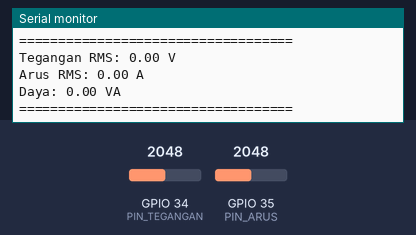
Bench run of a sketch on a simulated ESP32. On the bench: the last lines printed to the serial monitor. Inputs (shaded band) come from the test bench; at power-on: GPIO 34 (PIN_TEGANGAN) = 2048, GPIO 35 (PIN_ARUS) = 2048.

Above: at 1.2 s.
1.3 s: GPIO 34 (PIN_TEGANGAN) set to 2866
2.8 s: GPIO 35 (PIN_ARUS) set to 2866
At 3.8 s:
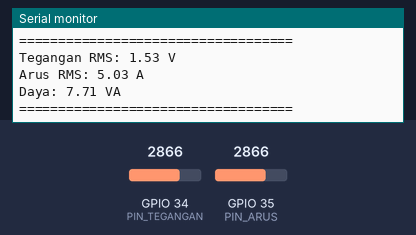
4.3 s: GPIO 34 (PIN_TEGANGAN) set to 3603
At 5.7 s:
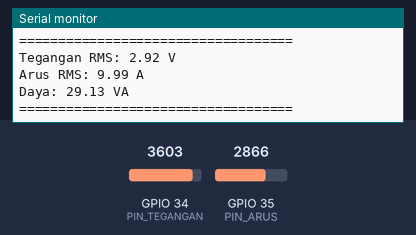
5.8 s: GPIO 35 (PIN_ARUS) set to 3603
At 8.1 s:
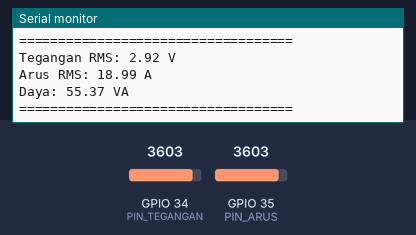
Timing chart, 0 to 8.3 s (numbered marks = the images above; inputs shaded):
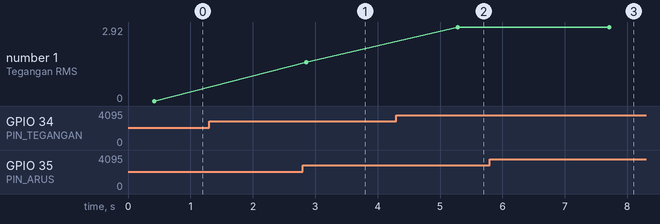

The sketch:

kalibrasi_sensor.ino
```cpp
/*
 * CONTOH KALIBRASI SENSOR
 *
 * Gunakan sketch ini untuk kalibrasi sensor tegangan dan arus
 * Upload ke ESP32, buka Serial Monitor (115200 baud)
 * Bandingkan dengan multimeter untuk mendapatkan sensitivity yang tepat
 */

#include <Arduino.h>

#define PIN_TEGANGAN 34
#define PIN_ARUS 35
#define SAMPLES 1000
#define ADC_RESOLUTION 4095.0
#define ADC_VOLTAGE 3.3

// Sesuaikan nilai ini hingga pembacaan sesuai dengan multimeter
#define TEGANGAN_SENSITIVITY 0.430
#define ARUS_SENSITIVITY 0.066

void setup() {
  Serial.begin(115200);
  Serial.println("\n=== Kalibrasi Sensor ESP32 ===");
  pinMode(PIN_TEGANGAN, INPUT);
  pinMode(PIN_ARUS, INPUT);
}

void loop() {
  float tegangan = readTeganganRMS();
  float arus = readArusRMS();

  Serial.println("===================================");
  Serial.printf("Tegangan RMS: %.2f V\n", tegangan);
  Serial.printf("Arus RMS: %.2f A\n", arus);
  Serial.printf("Daya: %.2f VA\n", tegangan * arus);
  Serial.println("===================================");
  Serial.println();

  delay(2000);
}

float readTeganganRMS() {
  float sum = 0.0;
  for (int i = 0; i < SAMPLES; i++) {
    int rawValue = analogRead(PIN_TEGANGAN);
    float voltage = (rawValue / ADC_RESOLUTION) * ADC_VOLTAGE;
    float centered = voltage - (ADC_VOLTAGE / 2.0);
    sum += centered * centered;
    delayMicroseconds(100);
  }
  float rms = sqrt(sum / SAMPLES);
  return rms / TEGANGAN_SENSITIVITY;
}

float readArusRMS() {
  float sum = 0.0;
  for (int i = 0; i < SAMPLES; i++) {
    int rawValue = analogRead(PIN_ARUS);
    float voltage = (rawValue / ADC_RESOLUTION) * ADC_VOLTAGE;
    float centered = voltage - (ADC_VOLTAGE / 2.0);
    sum += centered * centered;
    delayMicroseconds(100);
  }
  float rms = sqrt(sum / SAMPLES);
  float arusAC = rms / ARUS_SENSITIVITY;
  return (arusAC < 0.1) ? 0.0 : arusAC;
}
```

Measured:
- after the input at 2.8 s, the serial monitor: prints a new line after 0.05 s (image 1)
- after the input at 4.3 s, the serial monitor: prints a new line after 0.98 s (image 2)
- after the input at 5.8 s, the serial monitor: prints a new line after 1.9 s (image 3)
- plotted number 1: 1.53 → 2.92 after the input at 4.3 s
